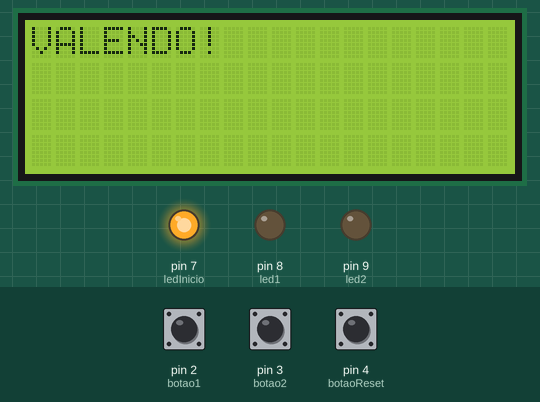
The sketch below on a simulated Arduino Uno, built with avr-gcc and run on an emulated ATmega328P. On the bench: 20×4 character LCD, output pins drawn as LEDs (lit = HIGH). The inputs (shaded band) are chosen by the test bench; at power-on: pin 2 (botao1) HIGH, pin 4 (botaoReset) HIGH, pin 3 (botao2) HIGH. Random numbers use the default seed unless the sketch sets one; what the sketch prints to the serial monitor is not drawn.

Above: at 6.8 s.
6.9 s: pin 2 (botao1) pulled LOW for 0.15 s
At 7.7 s:
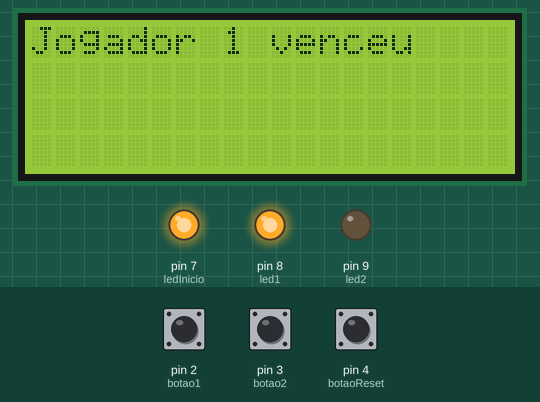
8.5 s: pin 4 (botaoReset) pulled LOW for 0.15 s
At 10.2 s:
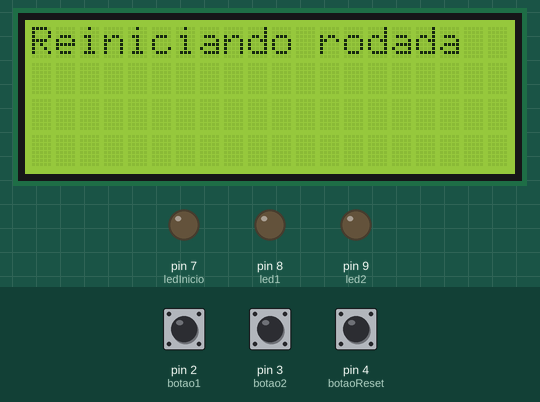
11.6 s: pin 3 (botao2) pulled LOW for 0.15 s
At 12.1 s:
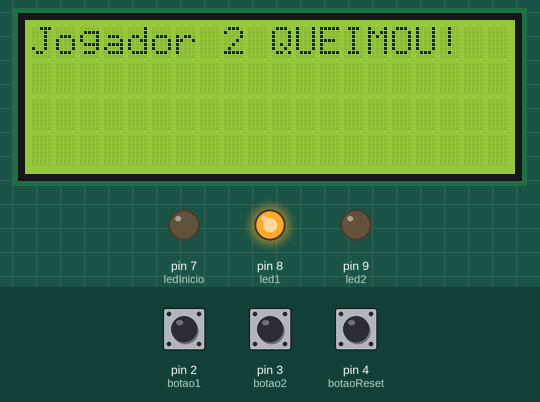
13.2 s: pin 4 (botaoReset) pulled LOW for 1 s
At 13.37 s:
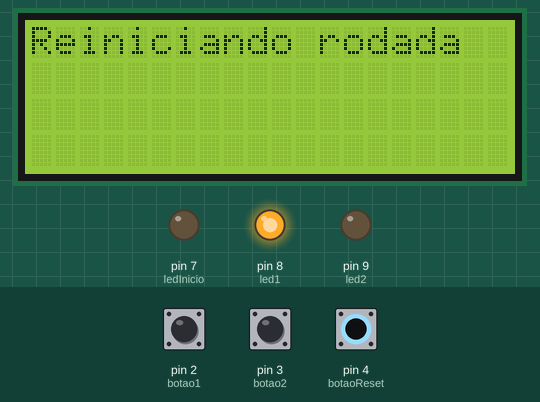
15.7 s: pin 2 (botao1) pulled LOW for 1 s
At 16.4 s:
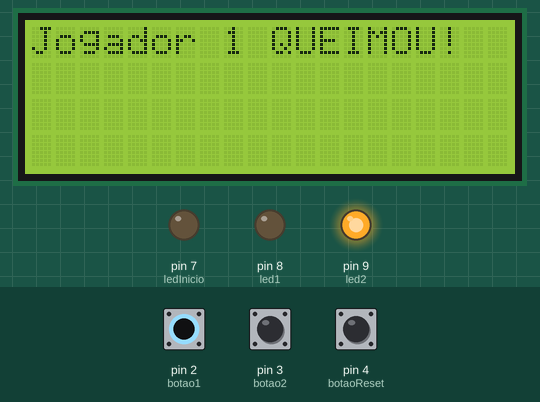
18.2 s: pin 4 (botaoReset) pulled LOW for 0.15 s
At 18.37 s:
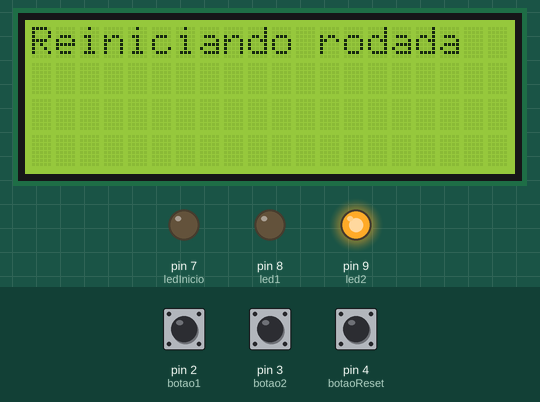
Timing chart, 0 to 25.0 s (numbered marks = the images above; inputs shaded):
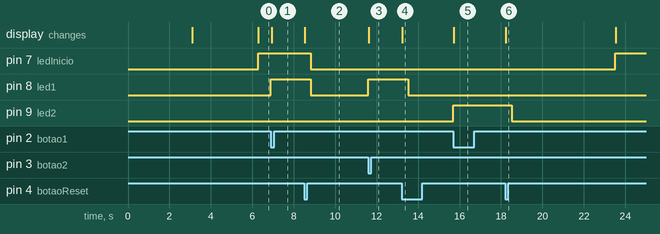

Measured:
- after the input at 6.9 s, pin 8 (led1): LOW → HIGH at once; the display: changes at once (image 1)
- after the input at 8.5 s, pin 7 (ledInicio), pin 8 (led1): HIGH → LOW after 0.33 s; the display: changes at once (image 2)
- after the input at 11.6 s, pin 8 (led1): LOW → HIGH at once; the display: changes at once (image 3)
- after the input at 13.2 s, pin 8 (led1): HIGH → LOW after 0.33 s; the display: changes at once (image 4)
- after the input at 15.7 s, pin 9 (led2): LOW → HIGH at once; the display: changes at once (image 5)
- after the input at 18.2 s, pin 7 (ledInicio): LOW → HIGH after 5.3 s; pin 9 (led2): HIGH → LOW after 0.33 s; the display: changes at once (image 6)

The sketch:

projeto_SD.ino
```cpp
#include <LiquidCrystal_I2C.h>

LiquidCrystal_I2C lcd(0x27,20,4);

// =======================
// BOTÕES
// =======================

const int botao1 = 2;
const int botao2 = 3;
const int botaoReset = 4;

// =======================
// LEDS
// =======================

const int ledInicio = 7;
const int led1 = 8;
const int led2 = 9;

// =======================
// CONTROLE
// =======================

bool jogoLiberado = false;
bool vencedor = false;
bool aguardandoInicio = false;

// =======================
// PLACAR
// =======================

int pontos1 = 0;
int pontos2 = 0;

// =======================
// TEMPO
// =======================

unsigned long tempoInicio;
unsigned long tempoAleatorio;

// =======================
// SETUP
// =======================

void setup() {

  Serial.begin(9600);

  pinMode(botao1, INPUT_PULLUP);
  pinMode(botao2, INPUT_PULLUP);
  pinMode(botaoReset, INPUT_PULLUP);

  pinMode(ledInicio, OUTPUT);
  pinMode(led1, OUTPUT);
  pinMode(led2, OUTPUT);

  lcd.init();
  lcd.backlight();

  lcd.print("JOGO DO PASSA OU REPASSA");

  delay(3000);

  lcd.clear();

  lcd.print("PREPARAR!");

  randomSeed(analogRead(A0));

  iniciarRodada();
}

// =======================
// LOOP
// =======================

void loop() {
  // =======================
  // RESET
  // =======================

  if (digitalRead(botaoReset) == LOW) {

    lcd.clear();

    Serial.println("");
    Serial.println("====================");
    Serial.println("Nova rodada");
    Serial.println("AGUARDE...");
    Serial.println("====================");

    lcd.print("Reiniciando rodada");


    delay(300);

    iniciarRodada();
  }

  // =======================
  // TEMPO ALEATÓRIO
  // =======================

  if (aguardandoInicio) {

    // QUEIMADA ANTES DO LED
    verificarQueimada();

    // VERIFICA SE O TEMPO PASSOU
    if (millis() - tempoInicio >= tempoAleatorio) {

      digitalWrite(ledInicio, HIGH);

      jogoLiberado = true;

      aguardandoInicio = false;


      lcd.clear();

      Serial.println("\nVALENDO!");
      lcd.print("VALENDO!");
    }
  }

  // =======================
  // JOGO LIBERADO
  // =======================

  if (jogoLiberado && !vencedor) {

    // Jogador 1 venceu
    if (digitalRead(botao1) == LOW) {

      digitalWrite(led1, HIGH);

      pontos1++;

      vencedor = true;

      jogoLiberado = false;

      lcd.clear();

      Serial.println("Jogador 1 venceu!");
      lcd.print("Jogador 1 venceu");

      mostrarPlacar();
    }

    // Jogador 2 venceu
    if (digitalRead(botao2) == LOW) {

      digitalWrite(led2, HIGH);

      pontos2++;

      vencedor = true;

      jogoLiberado = false;

      lcd.clear();

      Serial.println("Jogador 2 venceu!");
      lcd.print("Jogador 2 venceu");

      mostrarPlacar();
    }
  }
}

// =======================
// NOVA RODADA
// =======================

void iniciarRodada() {

  digitalWrite(ledInicio, LOW);
  digitalWrite(led1, LOW);
  digitalWrite(led2, LOW);

  vencedor = false;
  jogoLiberado = false;

  aguardandoInicio = true;

  tempoAleatorio = random(2000, 6000);

  tempoInicio = millis();

}

// =======================
// VERIFICAR QUEIMADA
// =======================

void verificarQueimada() {

  // Jogador 1 queimou
  if (digitalRead(botao1) == LOW && !vencedor) {

    digitalWrite(led2, HIGH);

    pontos2++;

    vencedor = true;

    aguardandoInicio = false;

    lcd.clear();

    Serial.println("Jogador 1 QUEIMOU!");
    lcd.print("Jogador 1 QUEIMOU!");

    mostrarPlacar();

    Serial.println("Soltar o botão");

    while (digitalRead(botao1) == LOW) {}
  }

  // Jogador 2 queimou
  if (digitalRead(botao2) == LOW && !vencedor) {

    digitalWrite(led1, HIGH);

    pontos1++;

    vencedor = true;

    aguardandoInicio = false;

    lcd.clear();

    Serial.println("Jogador 2 QUEIMOU!");
    lcd.print("Jogador 2 QUEIMOU!");

    mostrarPlacar();

    Serial.println("Soltar o botão");

    while (digitalRead(botao2) == LOW) {}
  }
}

// =======================
// PLACAR
// =======================

void mostrarPlacar() {

  Serial.println("");
  Serial.println("===== PLACAR =====");

  Serial.print("Jogador 1: ");
  Serial.println(pontos1);

  Serial.print("Jogador 2: ");
  Serial.println(pontos2);

  Serial.println("==================");
}
```
